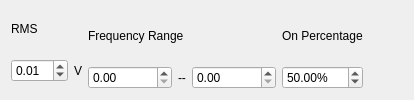
            <widget class="QWidget" name="burst_random_excitation_tab">
             <attribute name="title">
              <string>Burst Random</string>
             </attribute>
             <layout class="QHBoxLayout" name="horizontalLayout_6">
              <item>
               <layout class="QVBoxLayout" name="burst_rms_layout">
                <item>
                 <widget class="QLabel" name="burst_rms_label">
                  <property name="text">
                   <string>RMS</string>
                  </property>
                 </widget>
                </item>
                <item>
                 <layout class="QHBoxLayout" name="burst_rms_selector_layout">
                  <item>
                   <widget class="QDoubleSpinBox" name="burst_rms_selector">
                    <property name="toolTip">
                     <string>&lt;html&gt;&lt;head/&gt;&lt;body&gt;&lt;p&gt;&lt;span style=&quot; font-weight:600;&quot;&gt;Burst Random RMS&lt;/span&gt;&lt;/p&gt;&lt;p&gt;RMS voltage of the burst portion of the excitation&lt;/p&gt;&lt;/body&gt;&lt;/html&gt;</string>
                    </property>
                    <property name="keyboardTracking">
                     <bool>false</bool>
                    </property>
                    <property name="maximum">
                     <double>10.000000000000000</double>
                    </property>
                    <property name="value">
                     <double>0.010000000000000</double>
                    </property>
                   </widget>
                  </item>
                  <item>
                   <widget class="QLabel" name="burst_rms_selector_label">
                    <property name="text">
                     <string>V</string>
                    </property>
                   </widget>
                  </item>
                 </layout>
                </item>
               </layout>
              </item>
              <item>
               <layout class="QVBoxLayout" name="burst_frequency_range_layout">
                <item>
                 <widget class="QLabel" name="burst_frequency_range_label">
                  <property name="text">
                   <string>Frequency Range</string>
                  </property>
                 </widget>
                </item>
                <item>
                 <layout class="QHBoxLayout" name="burst_frequency_range_selector_layout">
                  <item>
                   <widget class="QDoubleSpinBox" name="burst_min_frequency_selector">
                    <property name="toolTip">
                     <string>&lt;html&gt;&lt;head/&gt;&lt;body&gt;&lt;p&gt;&lt;span style=&quot; font-weight:600;&quot;&gt;Burst Random Minimum Frequency&lt;/span&gt;&lt;/p&gt;&lt;p&gt;Minimum frequency of the burst excitation&lt;/p&gt;&lt;/body&gt;&lt;/html&gt;</string>
                    </property>
                    <property name="keyboardTracking">
                     <bool>false</bool>
                    </property>
                    <property name="maximum">
                     <double>999999.000000000000000</double>
                    </property>
                   </widget>
                  </item>
                  <item>
                   <widget class="QLabel" name="burst_frequency_range_selector_label">
                    <property name="text">
                     <string>--</string>
                    </property>
                   </widget>
                  </item>
                  <item>
                   <widget class="QDoubleSpinBox" name="burst_max_frequency_selector">
                    <property name="toolTip">
                     <string>&lt;html&gt;&lt;head/&gt;&lt;body&gt;&lt;p&gt;&lt;span style=&quot; font-weight:600;&quot;&gt;Burst Random Maximum Frequency&lt;/span&gt;&lt;/p&gt;&lt;p&gt;Maximum frequency of the burst excitation.&lt;/p&gt;&lt;/body&gt;&lt;/html&gt;</string>
                    </property>
                    <property name="keyboardTracking">
                     <bool>false</bool>
                    </property>
                    <property name="maximum">
                     <double>999999.000000000000000</double>
                    </property>
                   </widget>
                  </item>
                 </layout>
                </item>
               </layout>
              </item>
              <item>
               <layout class="QVBoxLayout" name="burst_on_percentage_layout">
                <item>
                 <widget class="QLabel" name="burst_on_percentage_label">
                  <property name="text">
                   <string>On Percentage</string>
                  </property>
                 </widget>
                </item>
                <item>
                 <layout class="QHBoxLayout" name="burst_on_percentage_selector_layout">
                  <item>
                   <widget class="QDoubleSpinBox" name="burst_on_percentage_selector">
                    <property name="toolTip">
                     <string>&lt;html&gt;&lt;head/&gt;&lt;body&gt;&lt;p&gt;&lt;span style=&quot; font-weight:600;&quot;&gt;Burst Random On Percentage&lt;/span&gt;&lt;/p&gt;&lt;p&gt;Percentage of the measurement frame that the burst is active for.&lt;/p&gt;&lt;/body&gt;&lt;/html&gt;</string>
                    </property>
                    <property name="keyboardTracking">
                     <bool>false</bool>
                    </property>
                    <property name="suffix">
                     <string>%</string>
                    </property>
                    <property name="decimals">
                     <number>2</number>
                    </property>
                    <property name="maximum">
                     <double>100.000000000000000</double>
                    </property>
                    <property name="value">
                     <double>50.000000000000000</double>
                    </property>
                   </widget>
                  </item>
                 </layout>
                </item>
               </layout>
              </item>
              <item>
               <spacer name="burst_spacer">
                <property name="orientation">
                 <enum>Qt::Horizontal</enum>
                </property>
                <property name="sizeHint" stdset="0">
                 <size>
                  <width>40</width>
                  <height>20</height>
                 </size>
                </property>
               </spacer>
              </item>
             </layout>
            </widget>
